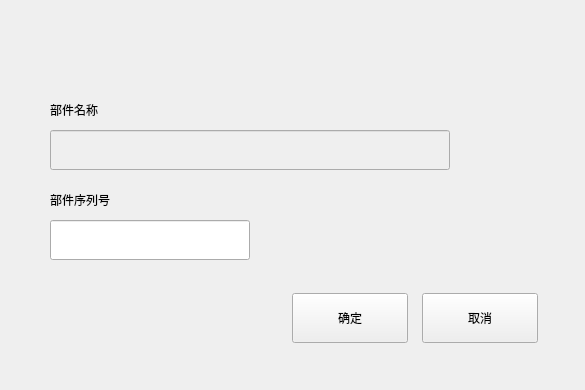
<?xml version="1.0" encoding="UTF-8"?>
<ui version="4.0">
 <class>ResetCountInfoDlg</class>
 <widget class="BaseDlg" name="ResetCountInfoDlg">
  <property name="geometry">
   <rect>
    <x>0</x>
    <y>0</y>
    <width>585</width>
    <height>390</height>
   </rect>
  </property>
  <property name="windowTitle">
   <string notr="true">ResetCountInfoDlg</string>
  </property>
  <widget class="QPushButton" name="cancel_btn">
   <property name="geometry">
    <rect>
     <x>422</x>
     <y>293</y>
     <width>116</width>
     <height>50</height>
    </rect>
   </property>
   <property name="text">
    <string>取消</string>
   </property>
   <property name="buttons" stdset="0">
    <string notr="true">btn_dlg</string>
   </property>
  </widget>
  <widget class="QPushButton" name="save_btn">
   <property name="geometry">
    <rect>
     <x>292</x>
     <y>293</y>
     <width>116</width>
     <height>50</height>
    </rect>
   </property>
   <property name="text">
    <string>确定</string>
   </property>
   <property name="buttons" stdset="0">
    <string notr="true">btn_dlg</string>
   </property>
  </widget>
  <widget class="QLabel" name="label">
   <property name="geometry">
    <rect>
     <x>50</x>
     <y>90</y>
     <width>400</width>
     <height>40</height>
    </rect>
   </property>
   <property name="text">
    <string>部件名称</string>
   </property>
  </widget>
  <widget class="QLineEdit" name="name_edit">
   <property name="enabled">
    <bool>false</bool>
   </property>
   <property name="geometry">
    <rect>
     <x>50</x>
     <y>130</y>
     <width>400</width>
     <height>40</height>
    </rect>
   </property>
  </widget>
  <widget class="QLineEdit" name="sn_edit">
   <property name="geometry">
    <rect>
     <x>50</x>
     <y>220</y>
     <width>200</width>
     <height>40</height>
    </rect>
   </property>
   <property name="maxLength">
    <number>20</number>
   </property>
  </widget>
  <widget class="QLabel" name="label_2">
   <property name="geometry">
    <rect>
     <x>50</x>
     <y>180</y>
     <width>400</width>
     <height>40</height>
    </rect>
   </property>
   <property name="text">
    <string>部件序列号</string>
   </property>
  </widget>
 </widget>
 <customwidgets>
  <customwidget>
   <class>BaseDlg</class>
   <extends>QWidget</extends>
   <header>shared/basedlg.h</header>
   <container>1</container>
  </customwidget>
 </customwidgets>
 <resources/>
 <connections>
  <connection>
   <sender>cancel_btn</sender>
   <signal>clicked()</signal>
   <receiver>ResetCountInfoDlg</receiver>
   <slot>close()</slot>
   <hints>
    <hint type="sourcelabel">
     <x>479</x>
     <y>327</y>
    </hint>
    <hint type="destinationlabel">
     <x>468</x>
     <y>220</y>
    </hint>
   </hints>
  </connection>
 </connections>
</ui>
